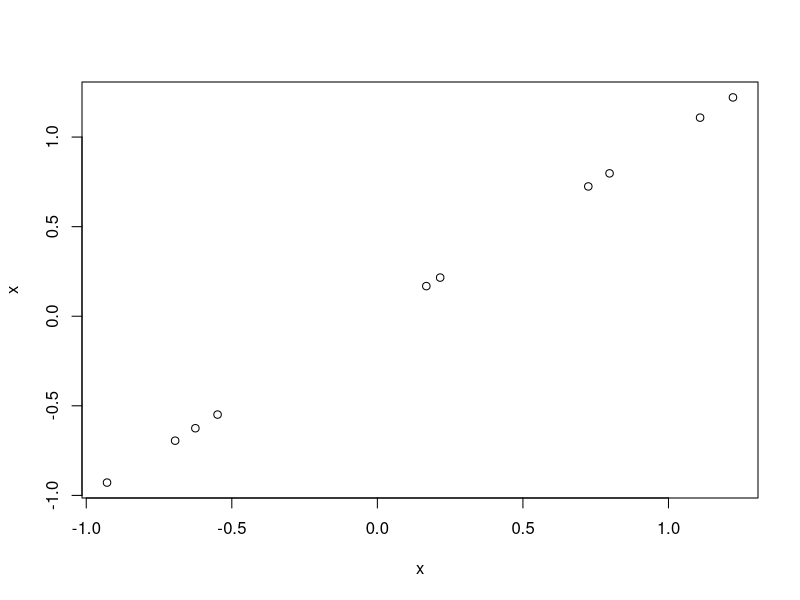

This chart was generated by the following R code:
## ---- chunk 1
print('Test1')
options(tibble.width = 120)
## ---- chunk 2
super_complicated_equation_evaluation <- 2 + 2
super_complicated_equation_evaluation
## ---- chunk 3
# par(mar = c(5, 4, 1, 2) + 0.1)
# pairs(iris[1:4], pch = 21,
#       bg = c("red", "green3", "blue")[unclass(iris$Species)])
library(ggplot2)
x <- rnorm(10)
plot(x, x)
